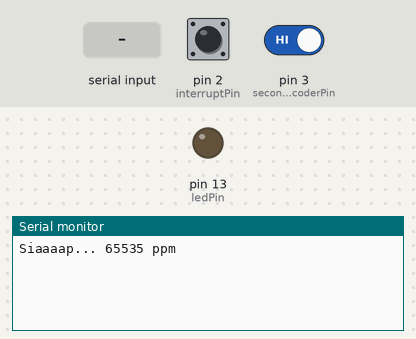
Bench run of a sketch on a simulated Arduino Uno, built with avr-gcc and run on an emulated ATmega328P. On the bench: output pins drawn as LEDs (lit = HIGH), the last lines printed to the serial monitor. Inputs (shaded band) come from the test bench; at power-on: pin 2 (interruptPin) HIGH, pin 3 (secondEncoderPin) HIGH. EEPROM starts erased.

Above: at 3.2 s.
3.3 s: "cal\n" received over Serial
At 5.3 s:
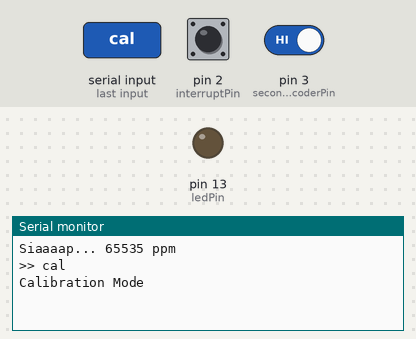
5.8 s: pin 2 (interruptPin) pulled LOW for 0.15 s
At 7.1 s:
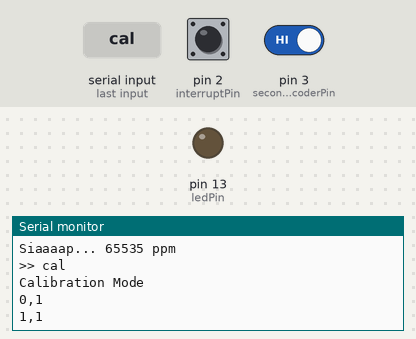
7.4 s: "run\n" received over Serial
At 9.6 s:
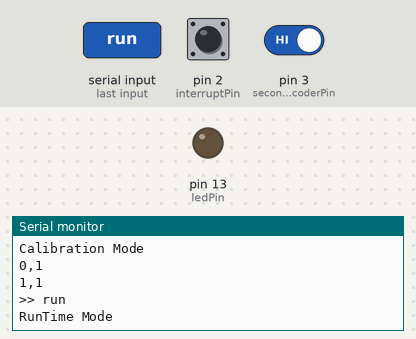
9.9 s: "set\n" received over Serial
At 11.6 s:
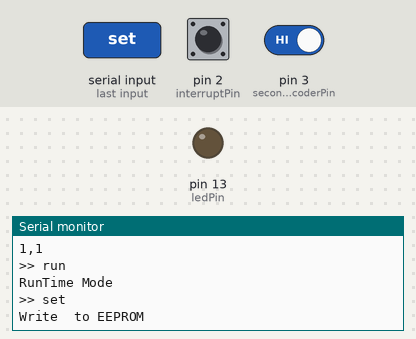
12.4 s: pin 2 (interruptPin) pulled LOW for 1 s
At 13.9 s:
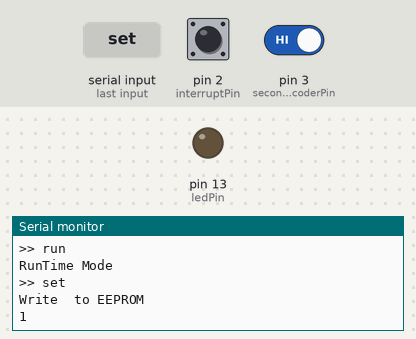

Measured:
- after the input at 3.3 s, the serial monitor: prints a new line after 1.0 s (image 1)
- after the input at 5.8 s, the serial monitor: prints a new line at once (image 2)
- after the input at 7.4 s, the serial monitor: prints a new line after 1.0 s (image 3)
- after the input at 9.9 s, the serial monitor: prints a new line after 1.0 s (image 4)
- after the input at 12.4 s, the serial monitor: prints a new line at once (image 5)

The sketch:

dmu.ino
```cpp
#include <EEPROM.h>

#define LED 9
#define CALIB 1
#define RUN 0
volatile byte state = LOW;
const byte ledPin = 13;
const byte interruptPin = 2;
const byte secondEncoderPin = 3;
const byte calibrationPin = 4;
volatile byte counter = 0;
volatile long count = 0;
volatile int lastState = 1;
const byte address = 0;
volatile unsigned int ppm = 0;
volatile byte mode = RUN;
int ledState = LOW;


void setup() {
  ppm = EEPROMReadInt(address);
  Serial.begin(115200);
  while (!Serial) {
    ; // wait for serial port to connect. Needed for native USB port only3
  }
  //ppm = 1024;
  pinMode(ledPin, OUTPUT);
  pinMode(interruptPin, INPUT_PULLUP);
  pinMode(secondEncoderPin, INPUT_PULLUP);
  pinMode(calibrationPin, INPUT_PULLUP);
  Serial.begin(115200);
  delay(2000);
  Serial.println("Siaaaap... " + String(ppm) + " ppm");
  attachInterrupt(digitalPinToInterrupt(interruptPin), toggle, CHANGE);
  mode = RUN;
}

void loop() {
  //digitalWrite(ledPin, state);
  if (Serial.available() > 0) {
    String data = Serial.readStringUntil(0x0d);
    data.trim();
    Serial.println(">> " + data);
    if (data.substring(0,3) == "cal") {
      Serial.println("Calibration Mode");
      mode = CALIB;
      count = 0;
    } else if (data.substring(0,3) == "run") {
      Serial.println("RunTime Mode");
      mode = RUN;
      count = 0;
    } else if (data.substring(0,3) == "set") {
      String val = data.substring(4);
      unsigned int setPoint = val.toInt();
      Serial.println("Write " + val + " to EEPROM");
      EEPROMWriteInt(0,setPoint);
      ppm = setPoint;
    } else if (data.substring(0,3) == "get") {
      unsigned int setPoint = EEPROMReadInt(0);
      Serial.println("Read " + String(setPoint) + " from EEPROM");
      ppm = setPoint;
    } else {
      Serial.println("Unknown Command");
    }
  }
}

void calibMode(byte c) {
//  Serial.print(c);
  Serial.print(count);
  if ((counter == 3) && (c == 0)) // maju
  {
    Serial.println(",1");
    count++;
    lastState = 1;
    counter = c;
    return;
  }
  if ((counter == 0) && (c == 3)) // maju
  {
    Serial.println(",-1");
    count--;
    lastState = -1;
    counter = c;
    return;
  }
  if (c > counter) {
    Serial.println(",1");
    lastState = 1;
    count++;
    counter = c;
    return;
  }
  if (c< counter) {
    Serial.println(",-1");
    lastState = -1;
    count--;
    counter = c;
    return;
  }
  if (c == counter) {
    Serial.println(","+lastState);
    counter = c;
    return;
  }
}

void runMode(byte c) {
 // Serial.println(count);
  if (count >=ppm) {
    count = 0;
    Serial.println("1");
  }
  if ((counter == 3) && (c == 0)) // maju
  {
   // Serial.println(",1");
    count++;
    lastState = 1;
    counter = c;
    return;
  }
  if ((counter == 0) && (c == 3)) // maju
  {
   // Serial.println(",-1");
    count--;
    lastState = -1;
    counter = c;
    return;
  }
  if (c > counter) {
   // Serial.println(",1");
    lastState = 1;
    count++;
    counter = c;
    return;
  }
  if (c< counter) {
   // Serial.println(",-1");
    lastState = -1;
    count--;
    counter = c;
    return;
  }
  if (c == counter) {
   // Serial.println(","+lastState);
    counter = c;
    return;
  }
}

void toggle() {
  //state = !state;

 // ledState = !ledState;

    // control LED arccoding to the toggled state
 // digitalWrite(ledPin, ledState);
  byte a=0;
  byte b=0;
  if (digitalRead(interruptPin)==HIGH) {
    a = 1;
  }
  if (digitalRead(secondEncoderPin)==HIGH) {
    b = 1;
  }
  byte c = a + b*2;
 // Serial.println(String(c, HEX));
  if (mode == CALIB) {
    calibMode(c);
  } else {
    runMode(c);
  }
}

void EEPROMWriteInt(int p_address, unsigned int p_value)
{
  byte Byte1 = ((p_value >> 0) & 0xFF);
  byte Byte2 = ((p_value >> 8) & 0xFF);

  EEPROM.write(p_address, Byte1);
  EEPROM.write(p_address + 1, Byte2);
}

unsigned int EEPROMReadInt(int p_address)
{
  byte Byte1 = EEPROM.read(p_address);
  byte Byte2 = EEPROM.read(p_address + 1);

  unsigned int firstTwoBytes = ((Byte1 << 0) & 0xFF) + ((Byte2 << 8) & 0xFF00);
  return (firstTwoBytes);
}
```
